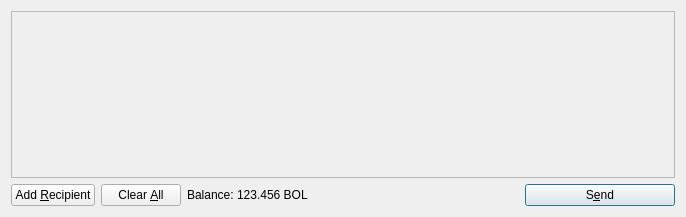
<?xml version="1.0" encoding="UTF-8"?>
<ui version="4.0">
 <class>SendCoinsDialog</class>
 <widget class="QDialog" name="SendCoinsDialog">
  <property name="geometry">
   <rect>
    <x>0</x>
    <y>0</y>
    <width>686</width>
    <height>217</height>
   </rect>
  </property>
  <property name="windowTitle">
   <string>Send Coins</string>
  </property>
  <layout class="QVBoxLayout" name="verticalLayout">
   <item>
    <widget class="QScrollArea" name="scrollArea">
     <property name="widgetResizable">
      <bool>true</bool>
     </property>
     <widget class="QWidget" name="scrollAreaWidgetContents">
      <property name="geometry">
       <rect>
        <x>0</x>
        <y>0</y>
        <width>666</width>
        <height>165</height>
       </rect>
      </property>
      <layout class="QVBoxLayout" name="verticalLayout_2">
       <property name="margin">
        <number>0</number>
       </property>
       <item>
        <layout class="QVBoxLayout" name="entries">
         <property name="spacing">
          <number>6</number>
         </property>
        </layout>
       </item>
       <item>
        <spacer name="verticalSpacer">
         <property name="orientation">
          <enum>Qt::Vertical</enum>
         </property>
         <property name="sizeHint" stdset="0">
          <size>
           <width>20</width>
           <height>40</height>
          </size>
         </property>
        </spacer>
       </item>
      </layout>
     </widget>
    </widget>
   </item>
   <item>
    <layout class="QHBoxLayout" name="horizontalLayout">
     <item>
      <widget class="QPushButton" name="addButton">
       <property name="toolTip">
        <string>Send to multiple recipients at once</string>
       </property>
       <property name="text">
        <string>Add &amp;Recipient</string>
       </property>
       <property name="icon">
        <iconset resource="../bitcoinold.qrc">
         <normaloff>:/icons/add</normaloff>:/icons/add</iconset>
       </property>
       <property name="autoDefault">
        <bool>false</bool>
       </property>
      </widget>
     </item>
     <item>
      <widget class="QPushButton" name="clearButton">
       <property name="sizePolicy">
        <sizepolicy hsizetype="Minimum" vsizetype="Fixed">
         <horstretch>0</horstretch>
         <verstretch>0</verstretch>
        </sizepolicy>
       </property>
       <property name="toolTip">
        <string>Remove all transaction fields</string>
       </property>
       <property name="text">
        <string>Clear &amp;All</string>
       </property>
       <property name="icon">
        <iconset resource="../bitcoinold.qrc">
         <normaloff>:/icons/remove</normaloff>:/icons/remove</iconset>
       </property>
       <property name="autoRepeatDelay">
        <number>300</number>
       </property>
       <property name="autoDefault">
        <bool>false</bool>
       </property>
      </widget>
     </item>
     <item>
      <layout class="QHBoxLayout" name="horizontalLayout_2">
       <property name="spacing">
        <number>3</number>
       </property>
       <item>
        <widget class="QLabel" name="label">
         <property name="text">
          <string>Balance:</string>
         </property>
        </widget>
       </item>
       <item>
        <widget class="QLabel" name="labelBalance">
         <property name="cursor">
          <cursorShape>IBeamCursor</cursorShape>
         </property>
         <property name="text">
          <string>123.456 BOL</string>
         </property>
         <property name="textInteractionFlags">
          <set>Qt::LinksAccessibleByMouse|Qt::TextSelectableByKeyboard|Qt::TextSelectableByMouse</set>
         </property>
        </widget>
       </item>
      </layout>
     </item>
     <item>
      <spacer name="horizontalSpacer">
       <property name="orientation">
        <enum>Qt::Horizontal</enum>
       </property>
       <property name="sizeHint" stdset="0">
        <size>
         <width>40</width>
         <height>20</height>
        </size>
       </property>
      </spacer>
     </item>
     <item>
      <widget class="QPushButton" name="sendButton">
       <property name="minimumSize">
        <size>
         <width>150</width>
         <height>0</height>
        </size>
       </property>
       <property name="toolTip">
        <string>Confirm the send action</string>
       </property>
       <property name="text">
        <string>S&amp;end</string>
       </property>
       <property name="icon">
        <iconset resource="../bitcoinold.qrc">
         <normaloff>:/icons/send</normaloff>:/icons/send</iconset>
       </property>
       <property name="default">
        <bool>true</bool>
       </property>
      </widget>
     </item>
    </layout>
   </item>
  </layout>
 </widget>
 <resources>
  <include location="../bitcoinold.qrc"/>
 </resources>
 <connections/>
</ui>
